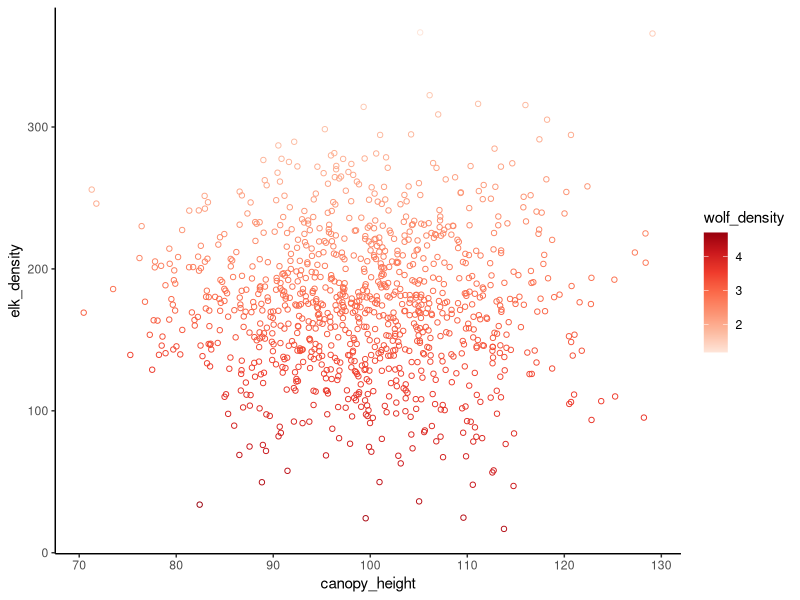
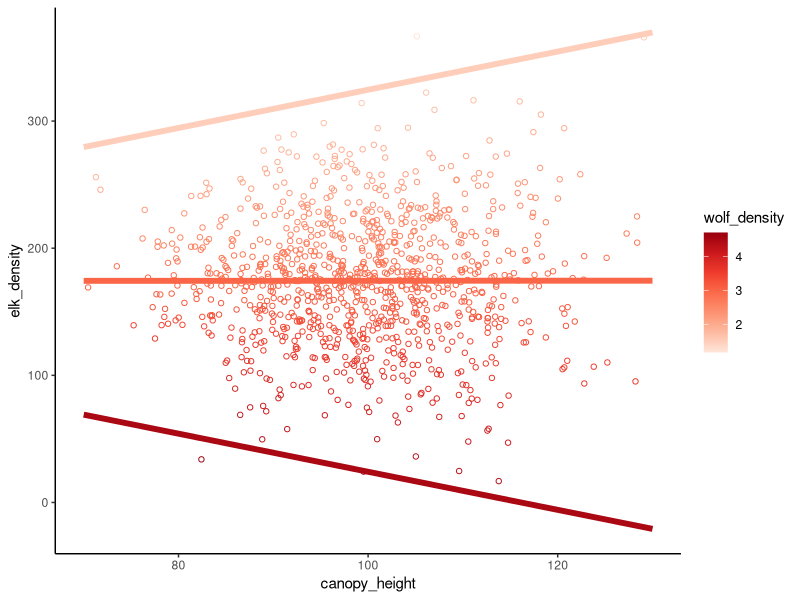

Recreate these plots in R, in order.
## ---- chunk 1
knitr::opts_chunk$set(echo = TRUE)
library(tidyverse)
## ---- chunk 2
# make a linear model with the two continuous predictor variables interacting
# Let's say the relationship between elk density and canopy height is mediated by
# wolf density
# I.e., when wolves are scarce, elk like open fields (low canopy height). But when
# wolves are plentiful, elk get scared and retreat to forests (high canopy height) 
# to hide
set.seed(54321)
canopy_height <- rnorm(1e3, 100, sd = 10)
wolf_density <- rnorm(1e3, 3, sd = 0.5)

beta0 <- 175  # Intercept
beta1 <- 3.0  # Coefficient for canopy height
beta2 <- -0.2 # Coefficient for wolf density
beta3 <- -1.0 # Coefficient for canopy height X wolf density
# Simulate!
elk_density <- beta0 + beta1 * canopy_height + beta2 * wolf_density + 
  beta3 * canopy_height * wolf_density + rnorm(1e3, sd = 0.5)

# Visualize
yellowstone <- tibble(canopy_height, wolf_density, elk_density)
ggplot(yellowstone, aes(canopy_height, elk_density, color = wolf_density)) +
  geom_point(shape = 21) +
  scale_color_distiller(palette = "Reds", direction = 1) +
  theme_classic()
## ---- chunk 3
# Fit the model
yellowstone_mod <- lm(
  elk_density ~ canopy_height + wolf_density + canopy_height : wolf_density,
  yellowstone
)
summary(yellowstone_mod)
## ---- chunk 4
# Model coefficients
beta0_hat <- coef(yellowstone_mod)[1]
beta1_hat <- coef(yellowstone_mod)[2]
beta2_hat <- coef(yellowstone_mod)[3]
beta3_hat <- coef(yellowstone_mod)[4]
prediction <- expand_grid(
  canopy_height = seq(70, 130, length.out = 5),
  wolf_density = c(1.5, 3, 4.5)
) %>% 
  mutate(yhat = beta0_hat + beta1_hat * canopy_height + beta2_hat * wolf_density +
           beta3_hat * canopy_height * wolf_density)

ggplot(yellowstone, aes(canopy_height, elk_density, color = wolf_density)) +
  geom_point(shape = 21) +
  scale_color_distiller(palette = "Reds", direction = 1) +
  geom_line(aes(y = yhat, group = wolf_density), prediction, linewidth = 2) +
  theme_classic()
## ---- chunk 5
# slope of canopy at these 3 different wolf densities 
beta1_hat + beta3_hat *c(1.5, 3, 4.5)
